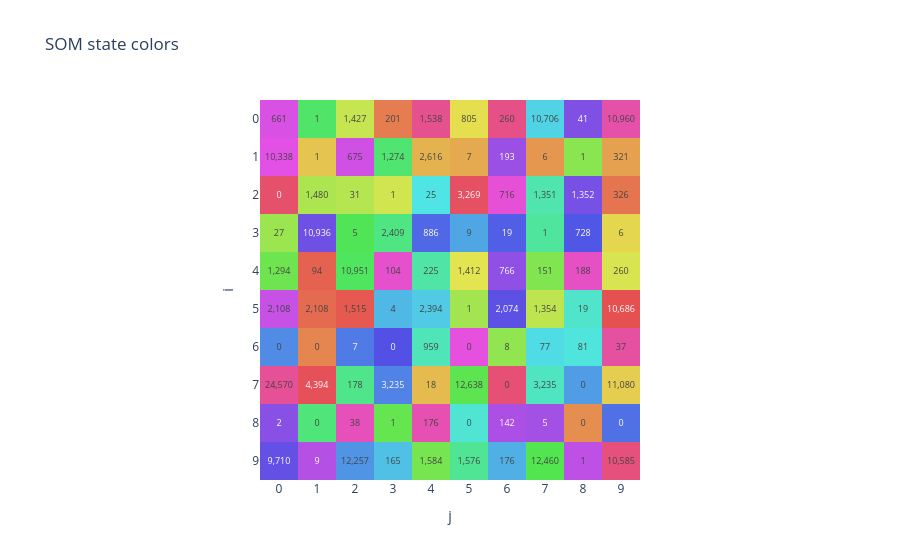

Here is the notebook cell this chart was saved with:
### Code cell
state_colors_plot = kairo.plot_som_colors(features_and_clusters, color_mapping)
state_colors_plot.show()

### Figure 1 — Plotly figure (JSON) as saved in the notebook; plotly's stock layout.template omitted (floating-point values rounded to 4 significant figures; data arrays with more than 128 entries replaced by an {"elided": "..."} marker saying what was removed)
{"data": [{"coloraxis": "coloraxis", "hovertemplate": "State (%{y}, %{x})<br>%{text} events<extra></extra>", "name": "0", "text": [["661", "1", "1,427", "201", "1,538", "805", "260", "10,706", "41", "10,960"], ["10,338", "1", "675", "1,274", "2,616", "7", "193", "6", "1", "321"], ["0", "1,480", "31", "1", "25", "3,269", "716", "1,351", "1,352", "326"], ["27", "10,936", "5", "2,409", "886", "9", "19", "1", "728", "6"], ["1,294", "94", "10,951", "104", "225", "1,412", "766", "151", "188", "260"], ["2,108", "2,108", "1,515", "4", "2,394", "1", "2,074", "1,354", "19", "10,686"], ["0", "0", "7", "0", "959", "0", "8", "77", "81", "37"], ["24,570", "4,394", "178", "3,235", "18", "12,638", "0", "3,235", "0", "11,080"], ["2", "0", "38", "1", "176", "0", "142", "5", "0", "0"], ["9,710", "9", "12,257", "165", "1,584", "1,576", "176", "12,460", "1", "10,585"]], "texttemplate": "%{text}", "type": "heatmap", "xaxis": "x", "yaxis": "y", "z": [[0.0, 1.0, 2.0, 3.0, 4.0, 5.0, 6.0, 7.0, 8.0, 9.0], [10.0, 11.0, 12.0, 13.0, 14.0, 15.0, 16.0, 17.0, 18.0, 19.0], [20.0, 21.0, 22.0, 23.0, 24.0, 25.0, 26.0, 27.0, 28.0, 29.0], [30.0, 31.0, 32.0, 33.0, 34.0, 35.0, 36.0, 37.0, 38.0, 39.0], [40.0, 41.0, 42.0, 43.0, 44.0, 45.0, 46.0, 47.0, 48.0, 49.0], [50.0, 51.0, 52.0, 53.0, 54.0, 55.0, 56.0, 57.0, 58.0, 59.0], [60.0, 61.0, 62.0, 63.0, 64.0, 65.0, 66.0, 67.0, 68.0, 69.0], [70.0, 71.0, 72.0, 73.0, 74.0, 75.0, 76.0, 77.0, 78.0, 79.0], [80.0, 81.0, 82.0, 83.0, 84.0, 85.0, 86.0, 87.0, 88.0, 89.0], [90.0, 91.0, 92.0, 93.0, 94.0, 95.0, 96.0, 97.0, 98.0, 99.0]]}], "layout": {"coloraxis": {"colorscale": {"elided": "100x2 mixed values"}, "showscale": false}, "title": {"text": "SOM state colors"}, "xaxis": {"anchor": "y", "constrain": "domain", "domain": [0, 1], "dtick": 1, "scaleanchor": "y", "title": {"text": "j"}}, "yaxis": {"anchor": "x", "autorange": "reversed", "constrain": "domain", "domain": [0, 1], "dtick": 1, "title": {"text": "i"}}}}
